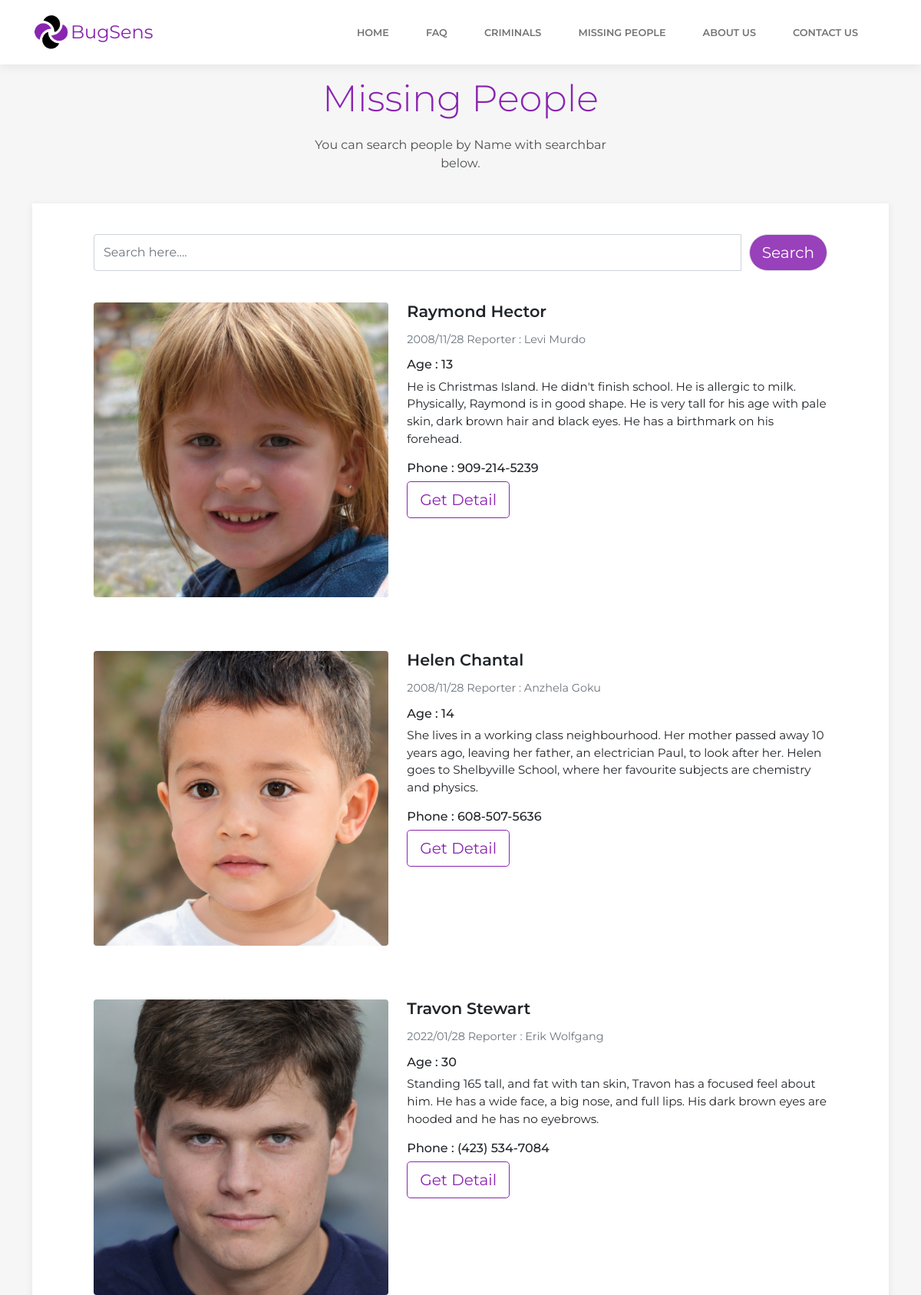
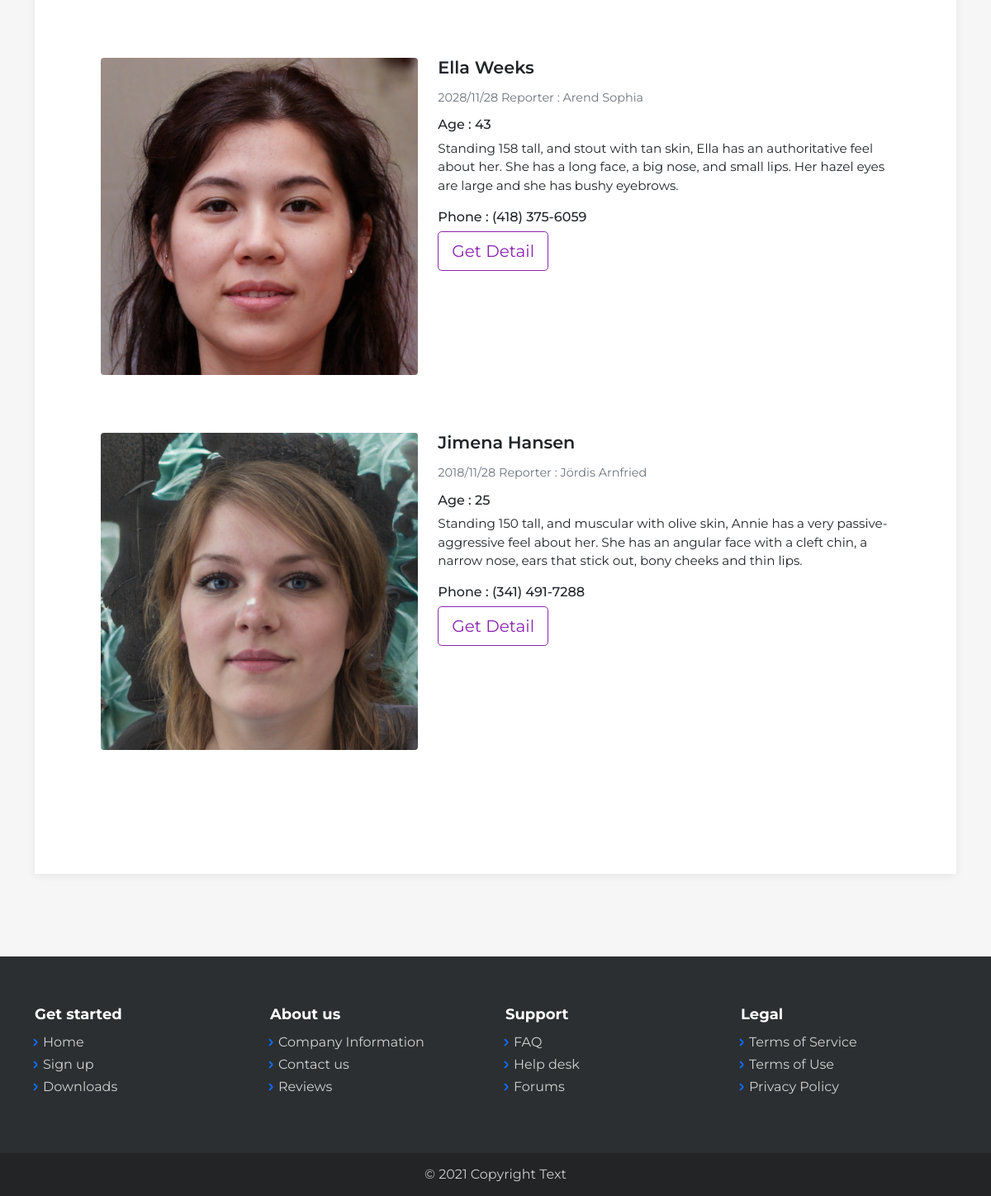
Screenshot of /missing.php with the database file from the repository (2 pictures, top to bottom).
### tables this page shows
CREATE TABLE IF NOT EXISTS `missingpeople` (
  `mp_id` int(10) NOT NULL AUTO_INCREMENT,
  `mp_name` varchar(100) NOT NULL,
  `mp_reporter` varchar(50) DEFAULT NULL,
  `mp_reportermail` varchar(50) DEFAULT NULL,
  `mp_age` varchar(5) NOT NULL,
  `mp_photos` varchar(100) NOT NULL,
  `mp_details` varchar(255) NOT NULL,
  `mp_contact` varchar(100) NOT NULL,
  `mp_phone` varchar(20) NOT NULL,
  `mp_show` int(1) NOT NULL,
  `mp_date` varchar(10) NOT NULL,
  PRIMARY KEY (`mp_id`)
);

### functions.php (called while the page is built, shortened)
<?php
function searchPeople($db, $name, $slc, $tt)
{
   $query = 'select * from ' . $tt . ' where ' . $slc . '_name like "%' . $name . '%"';
   $r = $db->query($query);
   return $r;
}

### missing.php (the view)
<?php
$title = "Missing People";
$slc = "mp";
$tt = 'missingpeople';
include 'styleLinks.php';
include 'search.php';
?>
<?php
while ($rec = $r->fetch_assoc()) {
    if ($rec[$slc . '_show'] == 1) {
?>
        <div class="clean-blog-post">
            <div class="row">
                <div class="col-lg-5"><img class="rounded img-fluid" src="images/<?php echo $rec["mp_photos"]; ?>"></div>
                <div class="col-lg-7 col-xl-7">
                    <h3><?php echo $rec["mp_name"]; ?></h3>
                    <div class="info"><span class="text-muted"><?php echo $rec["mp_date"]; ?><span> Reporter : <?php echo $rec["mp_reporter"]; ?></span></span></div>
                    <h6>Age : <?php echo $rec["mp_age"]; ?></h6>
                    <p><?php echo $rec["mp_details"]; ?></p>
                    <h6>Phone : <?php echo $rec["mp_phone"]; ?></h6>
                    <a class="btn btn-outline-primary btn-lg" role="button" href="/missingPeople.php?id=<?php echo $rec["mp_id"]; ?>" style="color: #8a24b1;border-color: #8a24b1;">Get Detail</a>
                </div>
            </div>
        </div>
<?php }
} ?>
</div>
</div>
</section>
</main>
<?php
include 'footer.php';
?>

### styleLinks.php (shortened to what this page needs)
<html>
<head>
    <link rel="stylesheet" href="assets/bootstrap/css/bootstrap.min.css">
    <link rel="stylesheet" href="assets/fonts/font-awesome.min.css">
    <link rel="stylesheet" href="assets/fonts/simple-line-icons.min.css">
    <link rel="stylesheet" href="assets/css/best-carousel-slide.css">
    <link rel="stylesheet" href="assets/css/Carousel-overlay-text.css">
    <link rel="stylesheet" href="https://cdnjs.cloudflare.com/ajax/libs/animate.css/3.5.2/animate.min.css">
    <link rel="stylesheet" href="https://cdnjs.cloudflare.com/ajax/libs/aos/2.3.4/aos.css">
    <link rel="stylesheet" href="https://cdnjs.cloudflare.com/ajax/libs/baguettebox.js/1.10.0/baguetteBox.min.css">
    <link rel="stylesheet" href="assets/css/style.css">
    <link rel="stylesheet" href="assets/css/Team-Boxed.css">
    <link rel="stylesheet" href="assets/css/untitled.css">
    <link rel="stylesheet" href="assets/css/vanilla-zoom.min.css">
</head>
<body>
    <?php include 'header.php'; ?>

### header.php (shortened to what this page needs)
<nav class="navbar navbar-light navbar-expand-lg fixed-top bg-white clean-navbar" style="background: var(--bs-light);border-color: var(--bs-white);color: var(--bs-body-color);">
    <div class="container">
        <img class="img-fluid pulse animated infinite" src="assets/img/logo.png" width="50" height="50">
        <a class="navbar-brand logo" href="../" style="color: #8a25b0;">BugSens</a>
        <div class="collapse navbar-collapse" id="navcol-1">
            <ul class="navbar-nav ms-auto">
                <li class="nav-item"><a class="nav-link size" href="../">Home</a></li>
                <li class="nav-item"><a class="nav-link" href="faq.php">FAQ</a></li>
                <li class="nav-item"><a class="nav-link size" href="criminals.php">CRIMINALS</a></li>
                <li class="nav-item"><a class="nav-link size" href="missing.php">Missıng people</a></li>
                <li class="nav-item"><a class="nav-link size" href="teamabout.php">About Us</a></li>
                <li class="nav-item"><a class="nav-link size" href="contact-us.php">Contact Us</a></li>
            </ul>
        </div>
    </div>
</nav>

### search.php
<?php
$name = filter_input(INPUT_POST, 'name');
require 'connection.php';
require 'functions.php';
$r = searchPeople($db, $name, $slc, $tt);
?>
<main class="page blog-post-list">
    <section class="clean-block clean-blog-list dark">
        <div class="container">
            <div class="block-heading" style="padding-top: 20px;">
                <h2 data-aos="fade-up" data-aos-delay="50" class="display-5" style="color: #8a24b1;"><?php echo $title; ?></h2>
                <p>You can search people by Name with searchbar below.</p>
            </div>
            <div class="block-content" style="padding-top: 40px;">
                <div style="padding-bottom: 25px;">
                    <div class="row">
                        <div class="col">
                            <form action="" method="POST">
                                <div class="input-group">
                                    <input class="form-control" name="name" type="text" placeholder="Search here....">
                                    <button class="btn btn-lg border rounded-pill" type="submit" name="submit" style="margin-left: 10px;background: rgba(138,36,177,0.87);color: var(--bs-white);">
                                        Search</button>
                                </div>
                            </form>
                        </div>
                    </div>
                </div>

### footer.php
<footer class="page-footer dark">
    <div class="container">
        <div class="row">
            <div class="col-sm-3">
                <h5>Get started</h5>
                <ul>
                    <li><a href="#">Home</a></li>
                    <li><a href="#">Sign up</a></li>
                    <li><a href="#">Downloads</a></li>
                </ul>
            </div>
            <div class="col-sm-3">
                <h5>About us</h5>
                <ul>
                    <li><a href="#">Company Information</a></li>
                    <li><a href="#">Contact us</a></li>
                    <li><a href="#">Reviews</a></li>
                </ul>
            </div>
            <div class="col-sm-3">
                <h5>Support</h5>
                <ul>
                    <li><a href="#">FAQ</a></li>
                    <li><a href="#">Help desk</a></li>
                    <li><a href="#">Forums</a></li>
                </ul>
            </div>
            <div class="col-sm-3">
                <h5>Legal</h5>
                <ul>
                    <li><a href="#">Terms of Service</a></li>
                    <li><a href="#">Terms of Use</a></li>
                    <li><a href="#">Privacy Policy</a></li>
                </ul>
            </div>
        </div>
    </div>
    <div class="footer-copyright">
        <p>© 2021 Copyright Text</p>
    </div>
</footer>
<?php
include 'scriptLinks.php';
?>

### scriptLinks.php (shortened to what this page needs)
</body>
</html>

### assets/css/best-carousel-slide.css (style rules this page uses)
span { font-style: inherit; font-weight: inherit; }

### assets/css/Carousel-overlay-text.css (style rules this page uses)
*, *:before, *:after { -webkit-box-sizing: border-box; -moz-box-sizing: border-box; box-sizing: border-box; }

### rows the page displays
missingpeople: mp_photos (picture), mp_name "Raymond Hector", mp_date "2008/11/28", mp_reporter "Levi Murdo", mp_age "13", mp_details "He is Christmas Island. He didn't finish school. He is allergic to milk. Physically, Raymond is in good shape. He is very tall for his age with pale skin, dark brown hair and black eyes. He has a birthmark on his forehead.", mp_phone "909-214-5239"
missingpeople: mp_photos (picture), mp_name "Helen Chantal", mp_date "2008/11/28", mp_reporter "Anzhela Goku", mp_age "14", mp_details "She lives in a working class neighbourhood. Her mother passed away 10 years ago, leaving her father, an electrician Paul, to look after her. Helen goes to Shelbyville School, where her favourite subjects are chemistry and physics.", mp_phone "608-507-5636"
missingpeople: mp_photos (picture), mp_name "Travon Stewart", mp_date "2022/01/28", mp_reporter "Erik Wolfgang", mp_age "30", mp_details "Standing 165 tall, and fat with tan skin, Travon has a focused feel about him. He has a wide face, a big nose, and full lips. His dark brown eyes are hooded and he has no eyebrows.", mp_phone "(423) 534-7084"
missingpeople: mp_photos (picture), mp_name "Ella Weeks", mp_date "2028/11/28", mp_reporter "Arend Sophia", mp_age "43", mp_details "Standing 158 tall, and stout with tan skin, Ella has an authoritative feel about her. She has a long face, a big nose, and small lips. Her hazel eyes are large and she has bushy eyebrows.", mp_phone "(418) 375-6059"
missingpeople: mp_photos (picture), mp_name "Jimena Hansen", mp_date "2018/11/28", mp_reporter "Jördis Arnfried", mp_age "25", mp_details "Standing 150 tall, and muscular with olive skin, Annie has a very passive-aggressive feel about her. She has an angular face with a cleft chin, a narrow nose, ears that stick out, bony cheeks and thin lips.", mp_phone "(341) 491-7288"

### other values shown
$title "Missing People"
